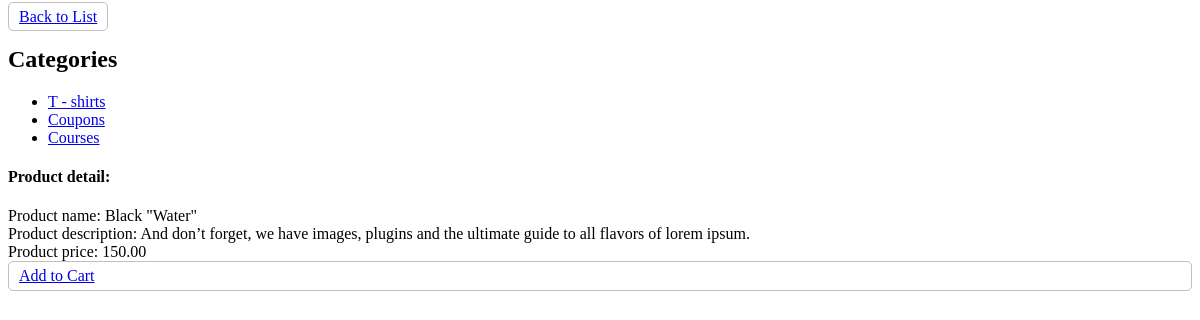
The page //category/product/2 on the database its author committed.
### shop/models.py (models this page shows, shortened)
class Category(models.Model):
    title = models.CharField(verbose_name="Title", max_length=50)

class Product(models.Model):
    title = models.CharField(verbose_name="Title", max_length=50)
    description = models.TextField(verbose_name="Description", max_length=250)
    price = models.DecimalField(verbose_name="price", decimal_places=2, max_digits=10)
    category = models.ForeignKey('Category', blank=True, null=True, on_delete=models.CASCADE)

### shop/views.py (the view)
# urls.py: path('/category/product/<int:product_pk>', product_detail, name='product_detail'),
def product_detail(request, product_pk):
    product = get_product_detail(product_pk)
    categories = get_all_categories()
    context = {"categories": categories, 'product': product}
    return render(request, 'shop/product_detail.html', context)

### shop/views.py (called while the page is built)
def get_all_categories():
    return Category.objects.all()

def get_product_detail(key):
    return get_object_or_404(Product, pk=key)

### templates/shop/product_detail.html (shortened to what this page needs)
{% load static %}
<!doctype html>
<html lang="en">
<head>
    <link rel="stylesheet" type="text/css" href="{% static 'css/global.css' %}">
</head>
<body>
<a href="{% url 'home' %}" class="btn">
    Back to List
</a>
<h2>Categories</h2>
<ul>
    {% for category in categories %}
        <li>
            <a href="{% url 'product_list_by_category' category_pk=category.pk %}">{{ category.title }}</a>
        </li>
    {% endfor %}
</ul>
<h4>Product detail:</h4>
<div class="product_detail">
    <span>Product name: {{ product.title }}</span>
    <span>Product description: {{ product.description }}</span>
    <span>Product price: {{ product.price }}</span>
    <a href="{% url 'add_product_to_cart' product_pk=product.pk %}" class="btn">
        Add to Cart
    </a>
</div>
</body>
</html>

### static/css/global.css (style rules this page uses)
.btn { padding: 5px 10px; border: 1px solid silver; border-radius: 5px; }
.product_detail { display: flex; flex-direction: column; }

### rows shown on the page
Category: title "T - shirts"
Category: title "Сoupons"
Category: title "Courses"
Product: title "Black \"Water\"", description "And don’t forget, we have images, plugins and the ultimate guide to all flavors of lorem ipsum.", price "150.00"
